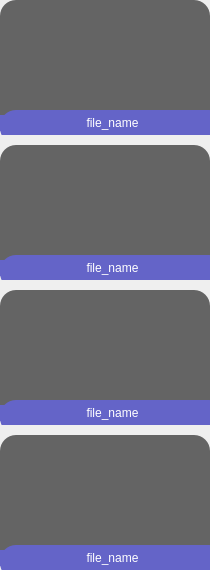
            <widget class="QWidget" name="scrollAreaWidgetContents">
             <property name="geometry">
              <rect>
               <x>0</x>
               <y>0</y>
               <width>210</width>
               <height>570</height>
              </rect>
             </property>
             <property name="contextMenuPolicy">
              <enum>Qt::NoContextMenu</enum>
             </property>
             <property name="layoutDirection">
              <enum>Qt::LeftToRight</enum>
             </property>
             <layout class="QVBoxLayout" name="verticalLayout_2">
              <property name="spacing">
               <number>10</number>
              </property>
              <property name="sizeConstraint">
               <enum>QLayout::SetNoConstraint</enum>
              </property>
              <property name="leftMargin">
               <number>0</number>
              </property>
              <property name="topMargin">
               <number>0</number>
              </property>
              <property name="rightMargin">
               <number>0</number>
              </property>
              <property name="bottomMargin">
               <number>0</number>
              </property>
              <item>
               <widget class="QFrame" name="file_frame_1">
                <property name="minimumSize">
                 <size>
                  <width>210</width>
                  <height>135</height>
                 </size>
                </property>
                <property name="maximumSize">
                 <size>
                  <width>210</width>
                  <height>135</height>
                 </size>
                </property>
                <property name="styleSheet">
                 <string notr="true">border-radius: 16;
background-color: rgb(100,100,100);</string>
                </property>
                <property name="frameShape">
                 <enum>QFrame::StyledPanel</enum>
                </property>
                <property name="frameShadow">
                 <enum>QFrame::Raised</enum>
                </property>
                <widget class="QFrame" name="name_background_1">
                 <property name="geometry">
                  <rect>
                   <x>0</x>
                   <y>110</y>
                   <width>225</width>
                   <height>34</height>
                  </rect>
                 </property>
                 <property name="minimumSize">
                  <size>
                   <width>225</width>
                   <height>0</height>
                  </size>
                 </property>
                 <property name="maximumSize">
                  <size>
                   <width>225</width>
                   <height>16777215</height>
                  </size>
                 </property>
                 <property name="styleSheet">
                  <string notr="true">background-color: rgb(100,100,200);</string>
                 </property>
                 <property name="frameShape">
                  <enum>QFrame::StyledPanel</enum>
                 </property>
                 <property name="frameShadow">
                  <enum>QFrame::Raised</enum>
                 </property>
                 <widget class="QLabel" name="name_label_1">
                  <property name="geometry">
                   <rect>
                    <x>0</x>
                    <y>5</y>
                    <width>225</width>
                    <height>16</height>
                   </rect>
                  </property>
                  <property name="minimumSize">
                   <size>
                    <width>225</width>
                    <height>0</height>
                   </size>
                  </property>
                  <property name="maximumSize">
                   <size>
                    <width>225</width>
                    <height>16777215</height>
                   </size>
                  </property>
                  <property name="layoutDirection">
                   <enum>Qt::LeftToRight</enum>
                  </property>
                  <property name="styleSheet">
                   <string notr="true">color: white;</string>
                  </property>
                  <property name="frameShape">
                   <enum>QFrame::NoFrame</enum>
                  </property>
                  <property name="text">
                   <string>file_name</string>
                  </property>
                  <property name="textFormat">
                   <enum>Qt::PlainText</enum>
                  </property>
                  <property name="scaledContents">
                   <bool>false</bool>
                  </property>
                  <property name="alignment">
                   <set>Qt::AlignCenter</set>
                  </property>
                 </widget>
                </widget>
               </widget>
              </item>
              <item>
               <widget class="QFrame" name="file_frame_2">
                <property name="minimumSize">
                 <size>
                  <width>210</width>
                  <height>135</height>
                 </size>
                </property>
                <property name="maximumSize">
                 <size>
                  <width>210</width>
                  <height>135</height>
                 </size>
                </property>
                <property name="styleSheet">
                 <string notr="true">border-radius: 16;
background-color: rgb(100,100,100);</string>
                </property>
                <property name="frameShape">
                 <enum>QFrame::StyledPanel</enum>
                </property>
                <property name="frameShadow">
                 <enum>QFrame::Raised</enum>
                </property>
                <widget class="QFrame" name="name_background_2">
                 <property name="geometry">
                  <rect>
                   <x>0</x>
                   <y>110</y>
                   <width>225</width>
                   <height>34</height>
                  </rect>
                 </property>
                 <property name="minimumSize">
                  <size>
                   <width>225</width>
                   <height>0</height>
                  </size>
                 </property>
                 <property name="maximumSize">
                  <size>
                   <width>225</width>
                   <height>16777215</height>
                  </size>
                 </property>
                 <property name="styleSheet">
                  <string notr="true">background-color: rgb(100,100,200);</string>
                 </property>
                 <property name="frameShape">
                  <enum>QFrame::StyledPanel</enum>
                 </property>
                 <property name="frameShadow">
                  <enum>QFrame::Raised</enum>
                 </property>
                 <widget class="QLabel" name="name_label_2">
                  <property name="geometry">
                   <rect>
                    <x>0</x>
                    <y>5</y>
                    <width>225</width>
                    <height>16</height>
                   </rect>
                  </property>
                  <property name="minimumSize">
                   <size>
                    <width>225</width>
                    <height>0</height>
                   </size>
                  </property>
                  <property name="maximumSize">
                   <size>
                    <width>225</width>
                    <height>16777215</height>
                   </size>
                  </property>
                  <property name="layoutDirection">
                   <enum>Qt::LeftToRight</enum>
                  </property>
                  <property name="styleSheet">
                   <string notr="true">color: white;</string>
                  </property>
                  <property name="frameShape">
                   <enum>QFrame::NoFrame</enum>
                  </property>
                  <property name="text">
                   <string>file_name</string>
                  </property>
                  <property name="textFormat">
                   <enum>Qt::PlainText</enum>
                  </property>
                  <property name="scaledContents">
                   <bool>false</bool>
                  </property>
                  <property name="alignment">
                   <set>Qt::AlignCenter</set>
                  </property>
                 </widget>
                </widget>
               </widget>
              </item>
              <item>
               <widget class="QFrame" name="file_frame_3">
                <property name="minimumSize">
                 <size>
                  <width>210</width>
                  <height>135</height>
                 </size>
                </property>
                <property name="maximumSize">
                 <size>
                  <width>210</width>
                  <height>135</height>
                 </size>
                </property>
                <property name="styleSheet">
                 <string notr="true">border-radius: 16;
background-color: rgb(100,100,100);</string>
                </property>
                <property name="frameShape">
                 <enum>QFrame::StyledPanel</enum>
                </property>
                <property name="frameShadow">
                 <enum>QFrame::Raised</enum>
                </property>
                <widget class="QFrame" name="name_background_3">
                 <property name="geometry">
                  <rect>
                   <x>0</x>
                   <y>110</y>
                   <width>225</width>
                   <height>34</height>
                  </rect>
                 </property>
                 <property name="minimumSize">
                  <size>
                   <width>225</width>
                   <height>0</height>
                  </size>
                 </property>
                 <property name="maximumSize">
                  <size>
                   <width>225</width>
                   <height>16777215</height>
                  </size>
                 </property>
                 <property name="styleSheet">
                  <string notr="true">background-color: rgb(100,100,200);</string>
                 </property>
                 <property name="frameShape">
                  <enum>QFrame::StyledPanel</enum>
                 </property>
                 <property name="frameShadow">
                  <enum>QFrame::Raised</enum>
                 </property>
                 <widget class="QLabel" name="name_label_3">
                  <property name="geometry">
                   <rect>
                    <x>0</x>
                    <y>5</y>
                    <width>225</width>
                    <height>16</height>
                   </rect>
                  </property>
                  <property name="minimumSize">
                   <size>
                    <width>225</width>
                    <height>0</height>
                   </size>
                  </property>
                  <property name="maximumSize">
                   <size>
                    <width>225</width>
                    <height>16777215</height>
                   </size>
                  </property>
                  <property name="layoutDirection">
                   <enum>Qt::LeftToRight</enum>
                  </property>
                  <property name="styleSheet">
                   <string notr="true">color: white;</string>
                  </property>
                  <property name="frameShape">
                   <enum>QFrame::NoFrame</enum>
                  </property>
                  <property name="text">
                   <string>file_name</string>
                  </property>
                  <property name="textFormat">
                   <enum>Qt::PlainText</enum>
                  </property>
                  <property name="scaledContents">
                   <bool>false</bool>
                  </property>
                  <property name="alignment">
                   <set>Qt::AlignCenter</set>
                  </property>
                 </widget>
                </widget>
               </widget>
              </item>
              <item>
               <widget class="QFrame" name="file_frame_4">
                <property name="minimumSize">
                 <size>
                  <width>210</width>
                  <height>135</height>
                 </size>
                </property>
                <property name="maximumSize">
                 <size>
                  <width>210</width>
                  <height>135</height>
                 </size>
                </property>
                <property name="styleSheet">
                 <string notr="true">border-radius: 16;
background-color: rgb(100,100,100);</string>
                </property>
                <property name="frameShape">
                 <enum>QFrame::StyledPanel</enum>
                </property>
                <property name="frameShadow">
                 <enum>QFrame::Raised</enum>
                </property>
                <widget class="QFrame" name="name_background_4">
                 <property name="geometry">
                  <rect>
                   <x>0</x>
                   <y>110</y>
                   <width>225</width>
                   <height>34</height>
                  </rect>
                 </property>
                 <property name="minimumSize">
                  <size>
                   <width>225</width>
                   <height>0</height>
                  </size>
                 </property>
                 <property name="maximumSize">
                  <size>
                   <width>225</width>
                   <height>16777215</height>
                  </size>
                 </property>
                 <property name="styleSheet">
                  <string notr="true">background-color: rgb(100,100,200);</string>
                 </property>
                 <property name="frameShape">
                  <enum>QFrame::StyledPanel</enum>
                 </property>
                 <property name="frameShadow">
                  <enum>QFrame::Raised</enum>
                 </property>
                 <widget class="QLabel" name="name_label_4">
                  <property name="geometry">
                   <rect>
                    <x>0</x>
                    <y>5</y>
                    <width>225</width>
                    <height>16</height>
                   </rect>
                  </property>
                  <property name="minimumSize">
                   <size>
                    <width>225</width>
                    <height>0</height>
                   </size>
                  </property>
                  <property name="maximumSize">
                   <size>
                    <width>225</width>
                    <height>16777215</height>
                   </size>
                  </property>
                  <property name="layoutDirection">
                   <enum>Qt::LeftToRight</enum>
                  </property>
                  <property name="styleSheet">
                   <string notr="true">color: white;</string>
                  </property>
                  <property name="frameShape">
                   <enum>QFrame::NoFrame</enum>
                  </property>
                  <property name="text">
                   <string>file_name</string>
                  </property>
                  <property name="textFormat">
                   <enum>Qt::PlainText</enum>
                  </property>
                  <property name="scaledContents">
                   <bool>false</bool>
                  </property>
                  <property name="alignment">
                   <set>Qt::AlignCenter</set>
                  </property>
                 </widget>
                </widget>
               </widget>
              </item>
             </layout>
            </widget>
